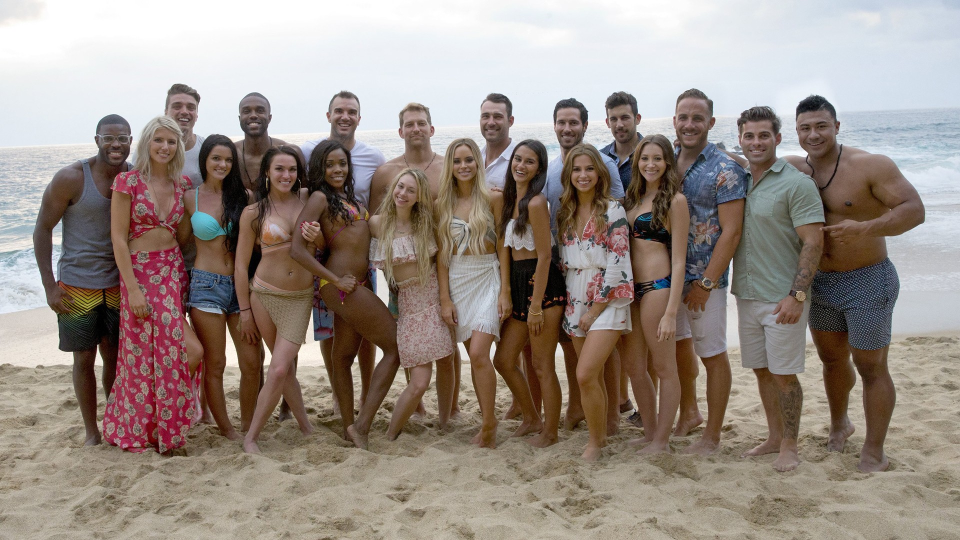
#> input picture OpenCV/python/test.jpg, 1920 x 1080 px (shown at 1/2 size)
$ python base.py   (Python 2 division)
#> lines starting #> are read from the running program, lines starting #| are printed output that depends on the picture
#!/usr/bin/python
#-*- coding:utf-8 -*-
import cv2

image = cv2.imread("test.jpg")
#> image is the input picture: shape (1080, 1920, 3); mean B, G, R 132.8, 140.3, 151.8
cv2.imshow("win", image)
cv2.waitKey(1000)

print image.shape
#| (1080, 1920, 3)

r = 100.0/image.shape[1]
#> r = 0.0521
dim = (100, int(image.shape[0]*r))
#> dim = (100, 56)

# 执行图片缩放，并显示
resized = cv2.resize(image, dim, interpolation=cv2.INTER_AREA)
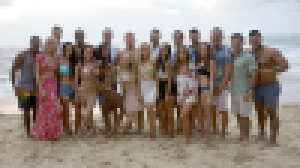
#> resized: shape (56, 100, 3) (shown 3 times larger); mean B, G, R 132.8, 140.3, 151.8
cv2.imshow("resized", resized)
cv2.waitKey(1000)

h,w = image.shape[:2]
#> h = 1080; w = 1920
center = (w/2, h/2)
#> center = (960, 540)

# 将图像旋转180度
M = cv2.getRotationMatrix2D(center, 180, 1.0)
rotated = cv2.warpAffine(image, M, (w, h))
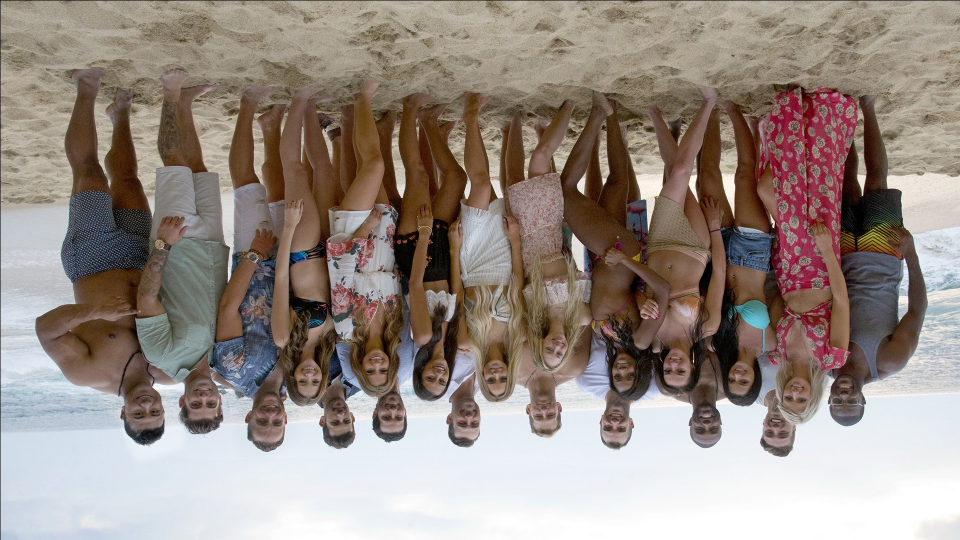
#> rotated: shape (1080, 1920, 3) (shown at 1/2 size); mean B, G, R 132.4, 140, 151.5
cv2.imshow("rotated", rotated)
cv2.waitKey(1000)


# 使用numpy数组切片对图像进行剪裁
cropped = image[170:270, 140:240]
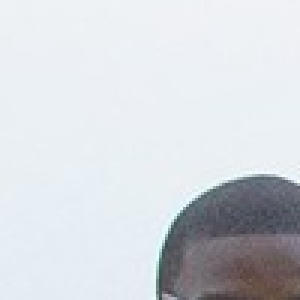
#> cropped: shape (100, 100, 3) (shown 3 times larger); mean B, G, R 219.6, 215, 211.3
cv2.imshow("cropped", cropped)
cv2.waitKey(1000)

# 将剪切后的图片以PNG格式保存至磁盘
cv2.imwrite("thumbnail.png", cropped)
